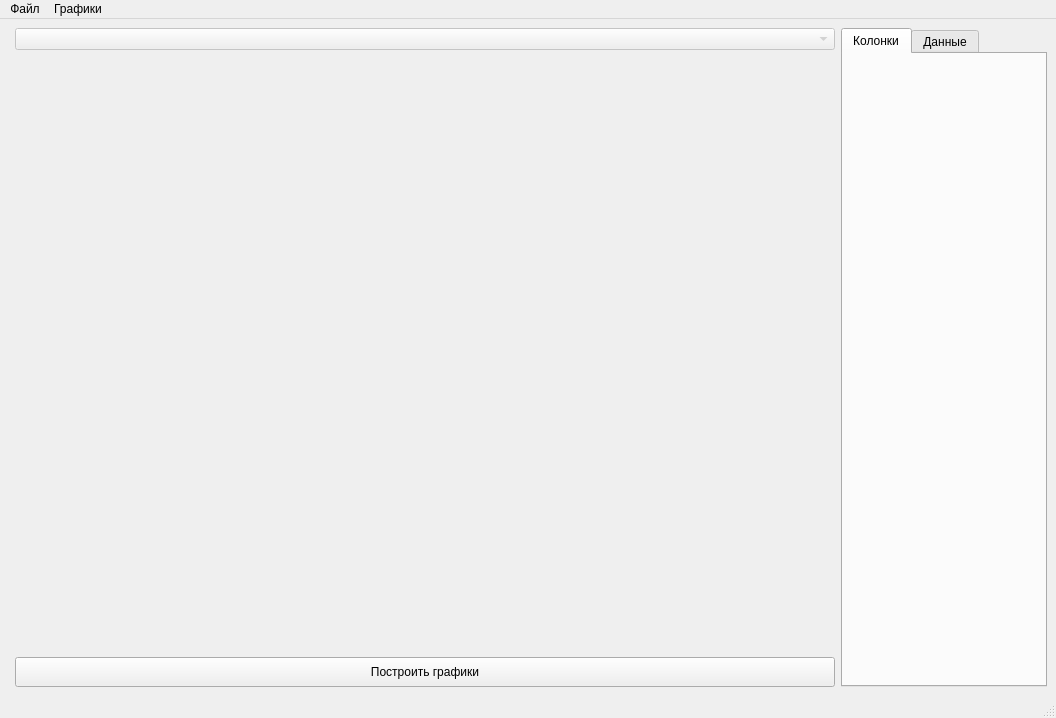
<?xml version="1.0" encoding="UTF-8"?>
<ui version="4.0">
 <class>MainWindow</class>
 <widget class="QMainWindow" name="MainWindow">
  <property name="geometry">
   <rect>
    <x>0</x>
    <y>0</y>
    <width>1056</width>
    <height>718</height>
   </rect>
  </property>
  <property name="windowTitle">
   <string>Помощник в интерпретации</string>
  </property>
  <widget class="QWidget" name="centralwidget">
   <layout class="QHBoxLayout" name="horizontalLayout_2" stretch="8,2">
    <item>
     <layout class="QVBoxLayout" name="verticalLayout_5" stretch="1,20,1">
      <property name="leftMargin">
       <number>6</number>
      </property>
      <item>
       <layout class="QVBoxLayout" name="verticalLayout_7">
        <item>
         <widget class="QComboBox" name="comboBox">
          <property name="enabled">
           <bool>false</bool>
          </property>
          <property name="insertPolicy">
           <enum>QComboBox::InsertAtBottom</enum>
          </property>
         </widget>
        </item>
       </layout>
      </item>
      <item>
       <layout class="QGridLayout" name="gridLayout" rowstretch="5,5" columnstretch="0,0">
        <property name="leftMargin">
         <number>0</number>
        </property>
        <property name="horizontalSpacing">
         <number>6</number>
        </property>
        <item row="1" column="0">
         <widget class="QLabel" name="label">
          <property name="text">
           <string/>
          </property>
         </widget>
        </item>
        <item row="0" column="0">
         <widget class="QLabel" name="label_2">
          <property name="text">
           <string/>
          </property>
         </widget>
        </item>
        <item row="0" column="1">
         <widget class="QLabel" name="label_3">
          <property name="text">
           <string/>
          </property>
         </widget>
        </item>
        <item row="1" column="1">
         <widget class="QLabel" name="label_4">
          <property name="text">
           <string/>
          </property>
         </widget>
        </item>
       </layout>
      </item>
      <item>
       <layout class="QVBoxLayout" name="verticalLayout_3" stretch="2">
        <item>
         <layout class="QHBoxLayout" name="horizontalLayout">
          <item>
           <widget class="QPushButton" name="pushButtonPlot">
            <property name="sizePolicy">
             <sizepolicy hsizetype="Minimum" vsizetype="Preferred">
              <horstretch>0</horstretch>
              <verstretch>0</verstretch>
             </sizepolicy>
            </property>
            <property name="text">
             <string>Построить графики</string>
            </property>
           </widget>
          </item>
         </layout>
        </item>
       </layout>
      </item>
     </layout>
    </item>
    <item>
     <layout class="QVBoxLayout" name="verticalLayout">
      <item>
       <widget class="QTabWidget" name="tabWidget">
        <property name="currentIndex">
         <number>0</number>
        </property>
        <widget class="QWidget" name="tabCollumns">
         <attribute name="title">
          <string>Колонки</string>
         </attribute>
        </widget>
        <widget class="QWidget" name="tabData">
         <attribute name="title">
          <string>Данные</string>
         </attribute>
        </widget>
       </widget>
      </item>
     </layout>
    </item>
   </layout>
  </widget>
  <widget class="QMenuBar" name="menubar">
   <property name="geometry">
    <rect>
     <x>0</x>
     <y>0</y>
     <width>1056</width>
     <height>21</height>
    </rect>
   </property>
   <widget class="QMenu" name="menu">
    <property name="title">
     <string>Файл</string>
    </property>
    <addaction name="openFile"/>
    <addaction name="saveFile"/>
    <addaction name="separator"/>
    <addaction name="loadModel"/>
    <addaction name="loadDataset"/>
   </widget>
   <widget class="QMenu" name="menu_2">
    <property name="title">
     <string>Графики</string>
    </property>
    <addaction name="savePlot"/>
    <addaction name="separator"/>
   </widget>
   <addaction name="menu"/>
   <addaction name="menu_2"/>
  </widget>
  <widget class="QStatusBar" name="statusbar"/>
  <action name="openFile">
   <property name="text">
    <string>Открыть</string>
   </property>
  </action>
  <action name="saveFile">
   <property name="text">
    <string>Сохранить</string>
   </property>
  </action>
  <action name="loadModel">
   <property name="text">
    <string>Загрузить модель</string>
   </property>
  </action>
  <action name="loadDataset">
   <property name="text">
    <string>Загрузить выборку</string>
   </property>
  </action>
  <action name="savePlot">
   <property name="text">
    <string>Сохранить как</string>
   </property>
  </action>
 </widget>
 <resources/>
 <connections/>
</ui>
